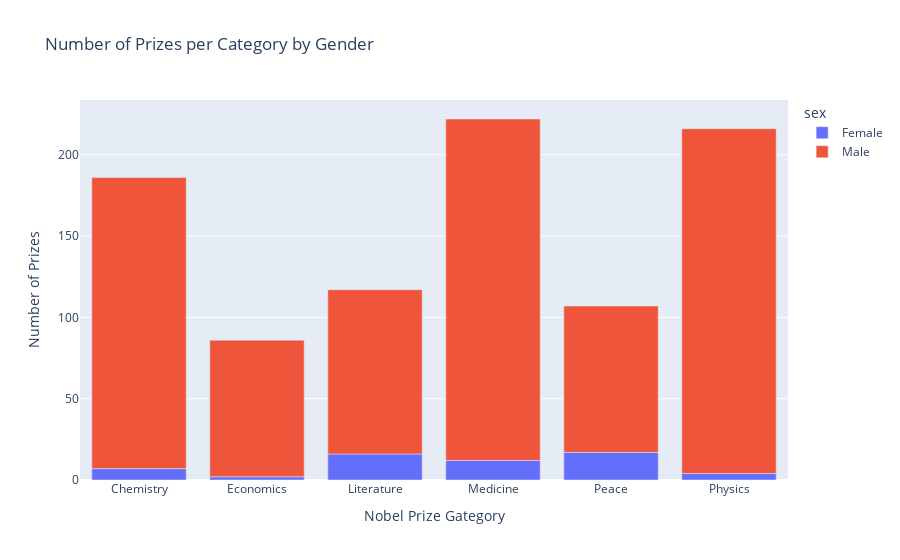

The cell this chart's notebook holds for it:
### Markdown cell above
# Male and Female Winners by Category

**Challenge**: Create a [plotly bar chart](https://plotly.com/python/bar-charts/) that shows the split between men and women by category. 
* Hover over the bar chart. How many prizes went to women in Literature compared to Physics?

<img src=https://i.imgur.com/od8TfOp.png width=650>

### Code cell
cat_sex = df_data.groupby(['category', 'sex'], as_index=False).agg({'prize': pd.Series.count})
fig = px.bar(cat_sex, x="category", y="prize", color="sex", title="Number of Prizes per Category by Gender")
fig.update_layout(xaxis_title="Nobel Prize Gategory", yaxis_title="Number of Prizes")
fig.show()

### Figure 1 — Plotly figure (JSON) as saved in the notebook; plotly's stock layout.template omitted (floating-point values rounded to 4 significant figures)
{"data": [{"alignmentgroup": "True", "hovertemplate": "sex=Female<br>category=%{x}<br>prize=%{y}<extra></extra>", "legendgroup": "Female", "marker": {"color": "#636efa"}, "name": "Female", "offsetgroup": "Female", "orientation": "v", "showlegend": true, "textposition": "auto", "type": "bar", "x": ["Chemistry", "Economics", "Literature", "Medicine", "Peace", "Physics"], "xaxis": "x", "y": [7, 2, 16, 12, 17, 4], "yaxis": "y"}, {"alignmentgroup": "True", "hovertemplate": "sex=Male<br>category=%{x}<br>prize=%{y}<extra></extra>", "legendgroup": "Male", "marker": {"color": "#EF553B"}, "name": "Male", "offsetgroup": "Male", "orientation": "v", "showlegend": true, "textposition": "auto", "type": "bar", "x": ["Chemistry", "Economics", "Literature", "Medicine", "Peace", "Physics"], "xaxis": "x", "y": [179, 84, 101, 210, 90, 212], "yaxis": "y"}], "layout": {"barmode": "relative", "legend": {"title": {"text": "sex"}, "tracegroupgap": 0}, "title": {"text": "Number of Prizes per Category by Gender"}, "xaxis": {"anchor": "y", "domain": [0, 1], "title": {"text": "Nobel Prize Gategory"}}, "yaxis": {"anchor": "x", "domain": [0, 1], "title": {"text": "Number of Prizes"}}}}
